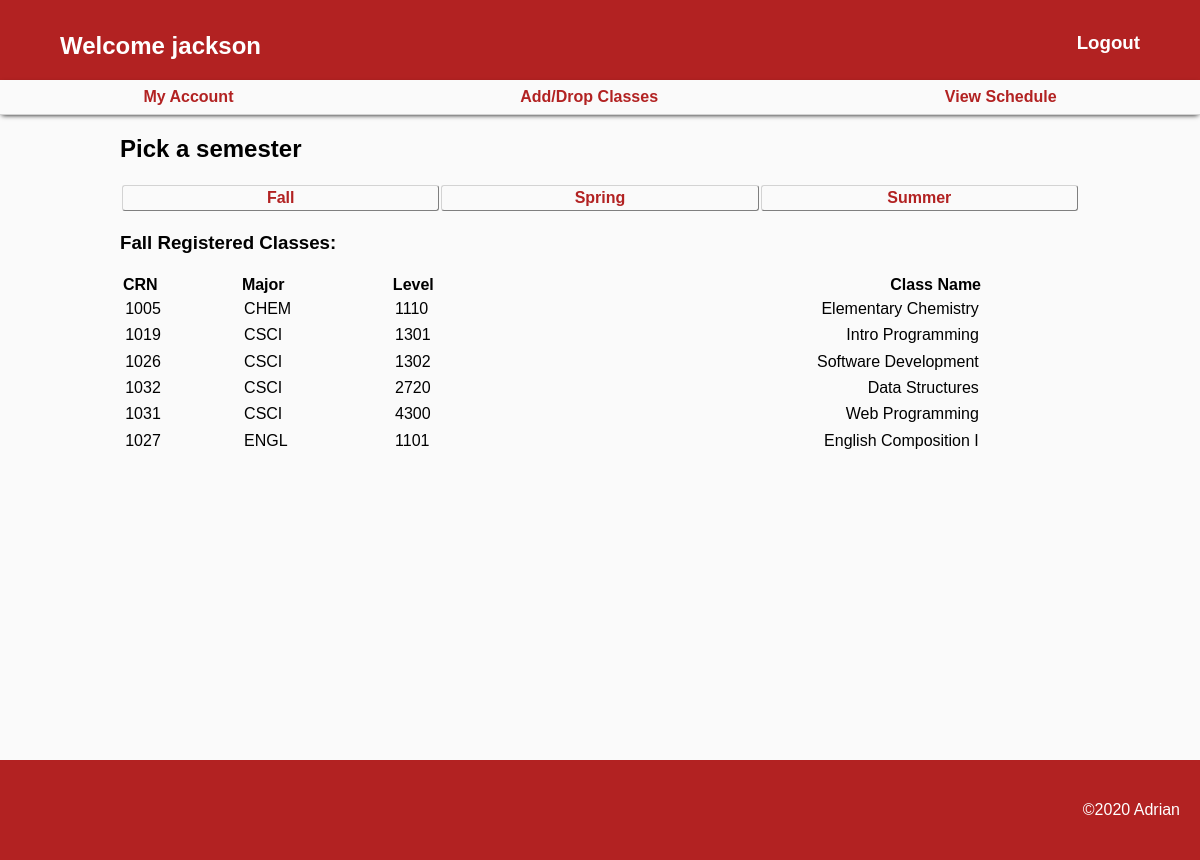
The page /my-account.php (signed in) on the database its author committed.
### tables this page shows
CREATE TABLE `user` (
  `STUDENT_ID` int(11) NOT NULL AUTO_INCREMENT,
  `USERNAME` varchar(25) NOT NULL,
  `PASSWORD` varchar(255) NOT NULL,
  PRIMARY KEY (`STUDENT_ID`),
  UNIQUE KEY `USERNAME` (`USERNAME`)
);

CREATE TABLE `registered` (
  `STUDENT_ID` int(11) NOT NULL,
  `CRN` int(11) NOT NULL,
  KEY `FK_Stud_ID` (`STUDENT_ID`),
  KEY `FK_Class_Num` (`CRN`),
  CONSTRAINT `registered_ibfk_2` FOREIGN KEY (`STUDENT_ID`) REFERENCES `user` (`STUDENT_ID`) ON DELETE CASCADE ON UPDATE CASCADE,
  CONSTRAINT `registered_ibfk_3` FOREIGN KEY (`CRN`) REFERENCES `class_slot` (`crn`) ON DELETE CASCADE ON UPDATE CASCADE
);

CREATE TABLE `class` (
  `MAJOR` varchar(6) NOT NULL,
  `ID` int(11) NOT NULL AUTO_INCREMENT,
  `NAME` varchar(40) NOT NULL,
  `LEVEL` int(11) NOT NULL,
  PRIMARY KEY (`ID`)
);

### session.php (called while the page is built, shortened)
<?php
  include('database.php');
  if(!isset($_SESSION['login_id'])) {
    header("location: logout.php");
    die();
  } else {
    $user_id = $_SESSION['login_id'];
    $query = 'SELECT `USERNAME` FROM `user` WHERE `STUDENT_ID` = :user_id';
    $stat1 = $db->prepare($query);
    $stat1->bindValue(':user_id', $user_id);
    $stat1->execute();
    $result = $stat1->fetch();
    $login_name = $result['USERNAME'];
  }
?>

### my-account.php (the view, shortened to what this page needs)
<?php
require('session.php');
require('database.php');
$_NORMAL_PAGE = TRUE;
if ($_SERVER["REQUEST_METHOD"] == "GET" && isset($_GET['semester'])) {
    $semester = $_GET['semester'];
} else {
    $semester = 'Fall';
}
$queryClasses = 'SELECT * FROM registered JOIN class_slot ON class_slot.crn = registered.CRN JOIN class ON class.ID = class_slot.class_id WHERE registered.STUDENT_ID = :userid AND class_slot.semester = :semester';
$statement3 = $db->prepare($queryClasses);
$statement3->bindValue(':semester', $semester);
$statement3->bindValue(':userid', $user_id);
$statement3->execute();
$classes = $statement3->fetchAll();
?>
<!DOCTYPE html>
<html>
    <head>
        <link rel="stylesheet" type="text/css" href="site.css">
    </head>
    <body>
        <?php include('header.php') ?>
        <main>
            <div>
                <h2>Pick a semester</h2>
                <table class="semesterTable">
                    <tr>
                        <td class="table-button"><a href="?semester=Fall">Fall</a></td>
                        <td class="table-button"><a href="?semester=Spring">Spring</a></td>
                        <td class="table-button"><a href="?semester=Summer">Summer</a></td>
                    </tr>
                </table>
            </div>
                <h3><?php echo $semester; ?> Registered Classes:</h3>
                <table>
                    <tr>
                        <th>CRN</th>
                        <th>Major</th>
                        <th>Level</th>
                        <th class="right">Class Name</th>
                    </tr>
                    <?php foreach ($classes as $class) : ?>
                        <tr>
                            <td><?php echo $class['CRN']; ?></td>
                            <td><?php echo $class['MAJOR']; ?></td>
                            <td><?php echo $class['LEVEL']; ?></td>
                            <td class="right"><?php echo $class['NAME']; ?></td>
                        </tr>
                    <?php endforeach; ?>
                </table>
        </main>
        <footer>&copy;2020 Adrian</footer>
    </body>
</html>

### header.php
<header>
    <div class="banner">
        <div>
            <?php if (!isset($_HEADER_TITLE)) : ?>
            <h2 style="float:left">Welcome <?php echo $login_name; ?></h2>
            <?php else : ?>
            <h2 style="float:left"><?=$_HEADER_TITLE?></h2>
            <?php endif; ?>
            <?php if (!isset($_HEADER_NO_LOGOUT)) : ?>
            <h3 style="float:right;margin:0"><a style="color:white" href="logout.php">Logout</a></h3>
            <?php endif; ?>
        </div>
    </div>
</header>
<?php if(isset($_NORMAL_PAGE)) : ?>
    <div class="navmenu-container">
        <div class="navmenu">
            <div class="navmenu-item">
                <a href="my-account.php">My Account</a>
            </div>
            <div class="navmenu-item">
                <a href="add-class-slot.php">Add/Drop Classes</a>
            </div>
            <div class="navmenu-item">
                <a href="view-schedule.php?s=Fall">View Schedule</a>
            </div>
        </div>
    </div>
<?php endif; ?>

### site.css (style rules this page uses)
body { margin: 0; background-color: #fafafa; font-family: sans-serif; }
header, footer { background-color: firebrick; }
footer { line-height: 100px; height: 100px; }
header h2 { margin: 0; }
header { padding: 2em 0 3em 0; }
.banner { margin-top: 0; margin-left: 5%; margin-right: 5%; color: white; }
footer { text-align: right; padding-right: 20px; color: white; }
main { clear: both; padding-left: 10%; padding-right: 10%; padding-bottom: 25px; min-height: 600px; }
table { width: 90%; }
th { text-align: left; }
a { color: firebrick; font-weight: bold; text-decoration: none; }
.right { text-align: right; }
.class-list-table th,td { padding: 0.2em; }
.semesterTable { width: 100%; margin: 1em 0; }
.semesterTable td { width: 33%; text-align: center; }
.navmenu { display: flex; width: 100%; padding: 0.5em 0; border-bottom: 1px solid lightgray; box-shadow: 0 2px 5px -2px; }
.navmenu-container { margin-bottom: 1em; }
.navmenu-item { flex-grow: 1; text-align: center; }
.navmenu-item a { color: firebrick; }
.table-button a { color: firebrick }
.table-button { border-radius:3px; border: 1px outset lightgray; background-color: #FAFAFA; }

### rows shown on the page
user: USERNAME "jackson"
registered: CRN "1005", class.MAJOR "CHEM", class.LEVEL "1110", class.NAME "Elementary Chemistry"
registered: CRN "1019", class.MAJOR "CSCI", class.LEVEL "1301", class.NAME "Intro Programming"
registered: CRN "1026", class.MAJOR "CSCI", class.LEVEL "1302", class.NAME "Software Development"
registered: CRN "1032", class.MAJOR "CSCI", class.LEVEL "2720", class.NAME "Data Structures"
registered: CRN "1031", class.MAJOR "CSCI", class.LEVEL "4300", class.NAME "Web Programming"
registered: CRN "1027", class.MAJOR "ENGL", class.LEVEL "1101", class.NAME "English Composition I"

### other values the page prints
$semester "Fall"
